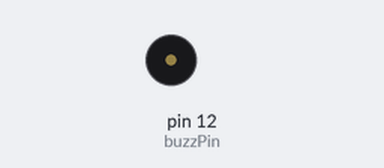
A sketch run on a simulated Arduino Uno, built with avr-gcc and run on an emulated ATmega328P. Shown: buzzer (waves = sounding).

Above: at 1.4 s.
At 14.34 s:
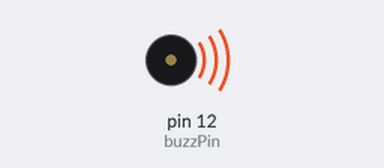
Timing chart, 0 to 16.0 s (numbered marks = the images above):
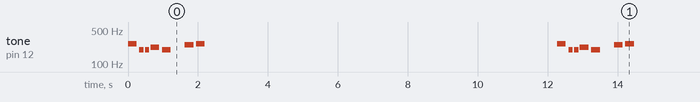

The sketch:

melody.ino
```cpp
// (licence header left out)
// Importeer de toonhoogstes van de noten
#include "pitches.h"

// stel de variable "buzzerPin" op pin 12
int buzzPin = 12;

// noten van de melodie
int melody[] = {
  NOTE_C4, NOTE_G3, NOTE_G3, NOTE_A3, NOTE_G3, 0, NOTE_B3, NOTE_C4
};

// duur van de noten: 4 = kwart noot, 8 = achtste noot etc.
int noteDurations[] = {
  4, 8, 8, 4, 4, 4, 4, 4
};

void setup(void) {
  pinMode(buzzPin, OUTPUT);         // stel de buzzerPin in als uitvoer
}

void loop() {
  playMelody();                     // voer "playMelody" functie uit
  delay(10000);                     // wacht 10 seconden
}

void playMelody() {

  /* stap langs alle noten in melody[]
   *
   * In de video staat hier nog sizeof(melody) Het is echter gebleken dat sizeof een verkeerde waarde
   * kan teruggeven waardoor er een geheugenfout ontstaat. Hierdoor kan de buzzer na de melodie nog
   * een bibberend geluid blijven geven. De 8 staat voor het totaal aantal noten.
   */
  for (int i = 0; i < 8; i++) {

    // om de lengte van de noten te berekenen nemen we 1 seconden en delen deze door het type noot
    // bijv. een kwart noot = 1000 / 4, een achtste noot = 1000/8, etc.
    int noteDuration = 1000 / noteDurations[i];

    // Roep tone() aan met de huidige noot van de melodie en de lengte van de huidige noot.
    tone(buzzPin, melody[i], noteDuration);

    // om de noten te onderscheiden stellen we een minimale tijd tussen twee noten in
    // het is gebleken dat de nootlengte plus 30% goed werkt, vandaar de 1.30
    int pauseBetweenNotes = noteDuration * 1.30;

    // pauzeer voor de berekende duur
    delay(pauseBetweenNotes);

    // stop het spelen van de huidige noot
    noTone(buzzPin);
  }
}
```

pitches.h
```cpp
/*************************************************
 * Public Constants
 *************************************************/

#define NOTE_B0  31
#define NOTE_C1  33
#define NOTE_CS1 35
#define NOTE_D1  37
#define NOTE_DS1 39
#define NOTE_E1  41
#define NOTE_F1  44
#define NOTE_FS1 46
#define NOTE_G1  49
#define NOTE_GS1 52
#define NOTE_A1  55
#define NOTE_AS1 58
#define NOTE_B1  62
#define NOTE_C2  65
#define NOTE_CS2 69
#define NOTE_D2  73
#define NOTE_DS2 78
#define NOTE_E2  82
#define NOTE_F2  87
#define NOTE_FS2 93
#define NOTE_G2  98
#define NOTE_GS2 104
#define NOTE_A2  110
#define NOTE_AS2 117
#define NOTE_B2  123
#define NOTE_C3  131
#define NOTE_CS3 139
#define NOTE_D3  147
#define NOTE_DS3 156
#define NOTE_E3  165
#define NOTE_F3  175
#define NOTE_FS3 185
#define NOTE_G3  196
#define NOTE_GS3 208
#define NOTE_A3  220
#define NOTE_AS3 233
#define NOTE_B3  247
#define NOTE_C4  262
#define NOTE_CS4 277
#define NOTE_D4  294
#define NOTE_DS4 311
#define NOTE_E4  330
#define NOTE_F4  349
#define NOTE_FS4 370
#define NOTE_G4  392
#define NOTE_GS4 415
#define NOTE_A4  440
#define NOTE_AS4 466
#define NOTE_B4  494
#define NOTE_C5  523
#define NOTE_CS5 554
#define NOTE_D5  587
#define NOTE_DS5 622
#define NOTE_E5  659
#define NOTE_F5  698
#define NOTE_FS5 740
#define NOTE_G5  784
#define NOTE_GS5 831
#define NOTE_A5  880
#define NOTE_AS5 932
#define NOTE_B5  988
#define NOTE_C6  1047
#define NOTE_CS6 1109
#define NOTE_D6  1175
#define NOTE_DS6 1245
#define NOTE_E6  1319
#define NOTE_F6  1397
#define NOTE_FS6 1480
#define NOTE_G6  1568
#define NOTE_GS6 1661
#define NOTE_A6  1760
#define NOTE_AS6 1865
#define NOTE_B6  1976
#define NOTE_C7  2093
#define NOTE_CS7 2217
#define NOTE_D7  2349
#define NOTE_DS7 2489
#define NOTE_E7  2637
#define NOTE_F7  2794
#define NOTE_FS7 2960
#define NOTE_G7  3136
#define NOTE_GS7 3322
#define NOTE_A7  3520
#define NOTE_AS7 3729
#define NOTE_B7  3951
#define NOTE_C8  4186
#define NOTE_CS8 4435
#define NOTE_D8  4699
#define NOTE_DS8 4978
```

Measured:
- by itself, tone on pin 12 (buzzPin): repeats every 12.3 s: silent 0.08 s, 2 × (196 Hz 0.13 s, silent 0.04 s), 220 Hz 0.25 s, silent 0.08 s, 196 Hz 0.25 s, silent 0.40 s, 247 Hz 0.25 s, silent 0.08 s, 262 Hz 0.25 s, silent 10.1 s, 262 Hz 0.25 s
